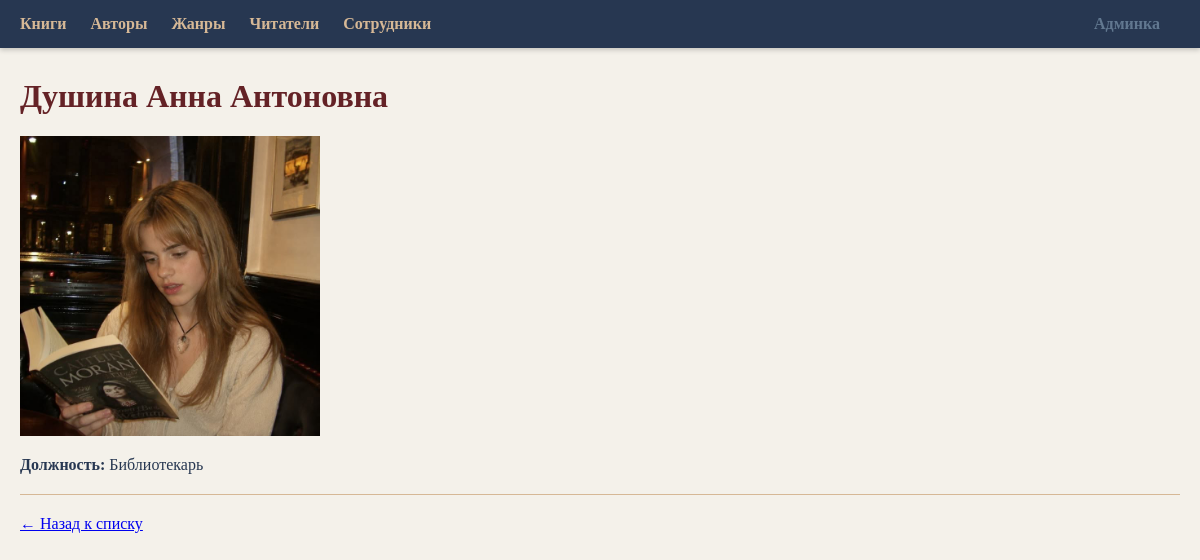
Page /librarians/1/ on the committed database.
### shop/models.py (models this page shows, shortened)
class Librarian(models.Model):
    name = models.CharField(max_length=100, verbose_name="ФИО Сотрудника")
    position = models.CharField(max_length=100, verbose_name="Должность")
    photo = models.ImageField(upload_to='librarians/', verbose_name="Фото сотрудника", blank=True, null=True)
    class Meta:
        verbose_name = "Сотрудник"
        verbose_name_plural = "Сотрудники"

### shop/views.py (the view)
# urls.py: path('librarians/<int:pk>/', views.LibrarianDetailView.as_view(), name='librarian_detail'),
class LibrarianDetailView(DetailView):
    model = Librarian
    template_name = 'shop/librarian_detail.html'
    context_object_name = 'librarian'

### shop/templates/shop/librarian_detail.html
{% extends 'shop/base.html' %}
{% block content %}
    <h1>{{ librarian.name }}</h1>
    {% if librarian.photo %}
        <img src="{{ librarian.photo.url }}" alt="{{ librarian.name }}" width="300">
    {% endif %}
    <p><b>Должность:</b> {{ librarian.position }}</p>
    <hr>
    <a href="{% url 'librarian_list' %}">← Назад к списку</a>
{% endblock %}

### shop/templates/shop/base.html (style rules this page uses)
body { font-family: 'Georgia', serif; background-color: #f4f1ea; color: #273751; margin: 0; padding: 0; }
h1, h2, h3 { color: #642226; }
hr { border: 0; height: 1px; background: #D6B896; margin: 20px 0; }

### rows in the picture
Librarian: name "Душина Анна Антоновна", photo (picture), position "Библиотекарь"
